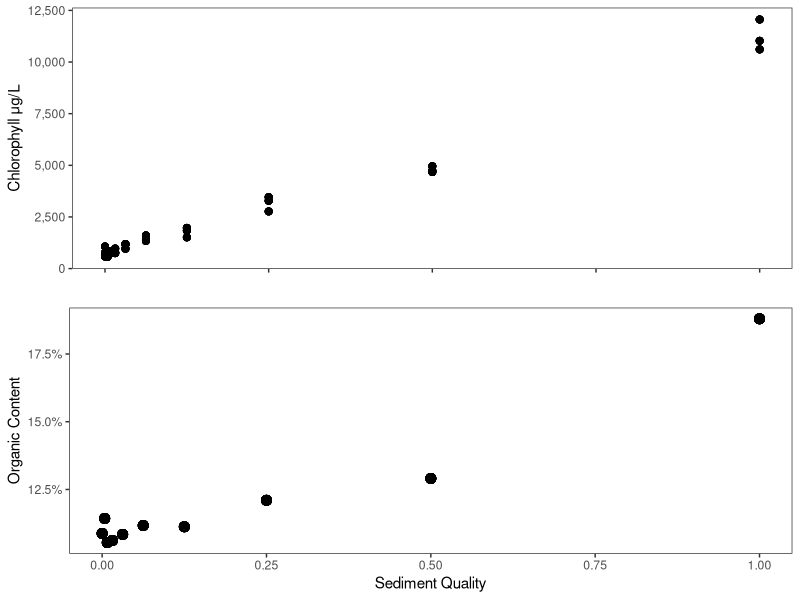
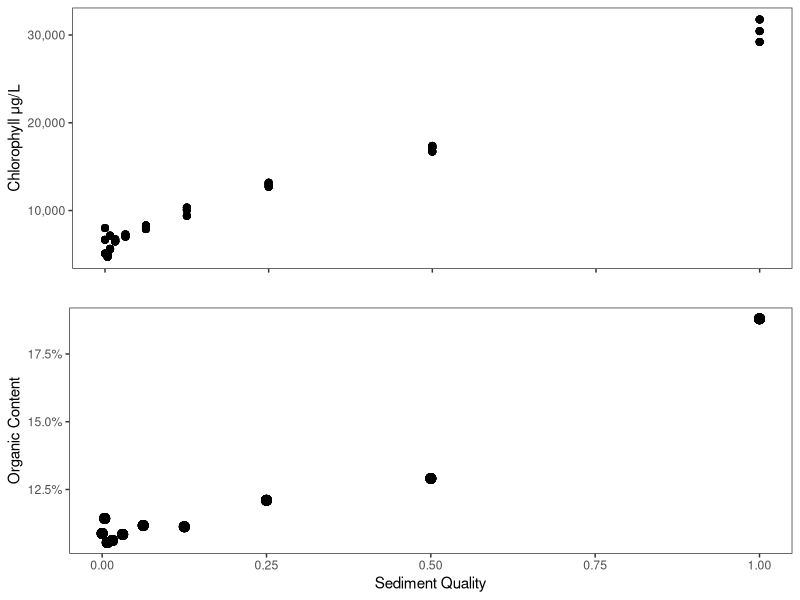
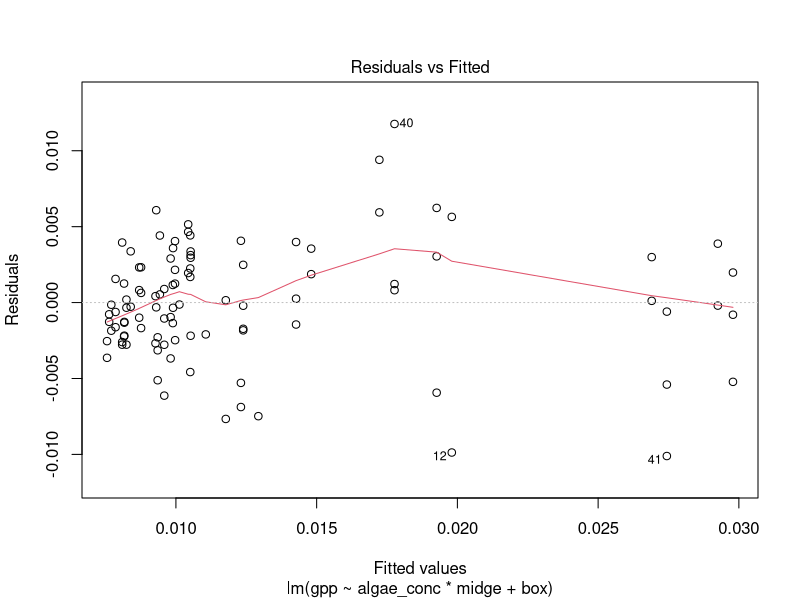
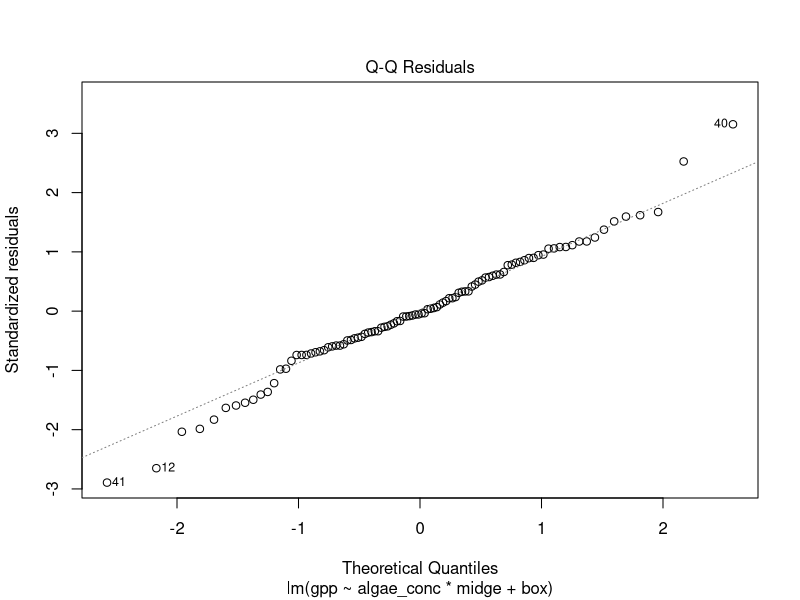
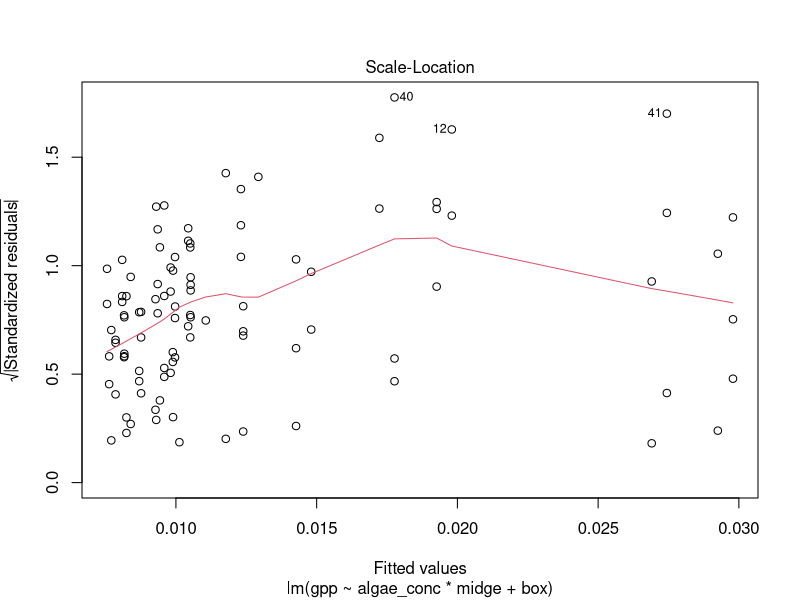
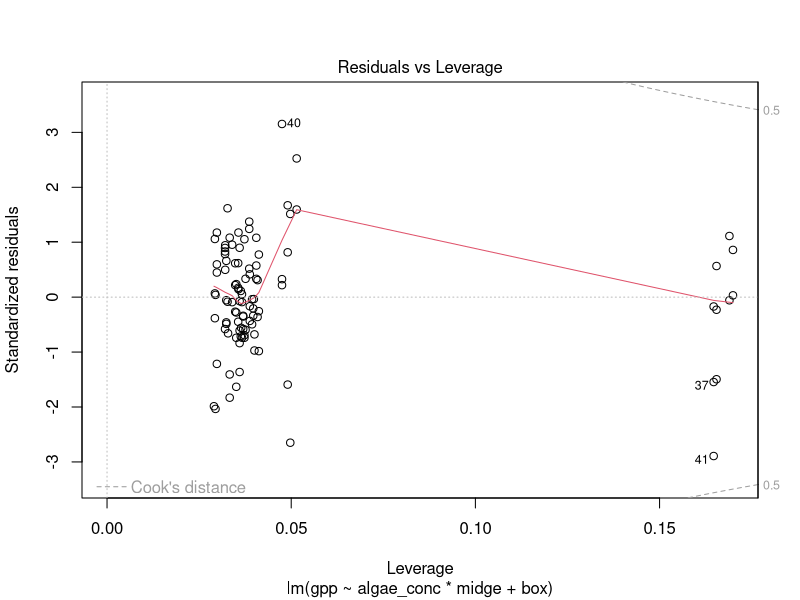
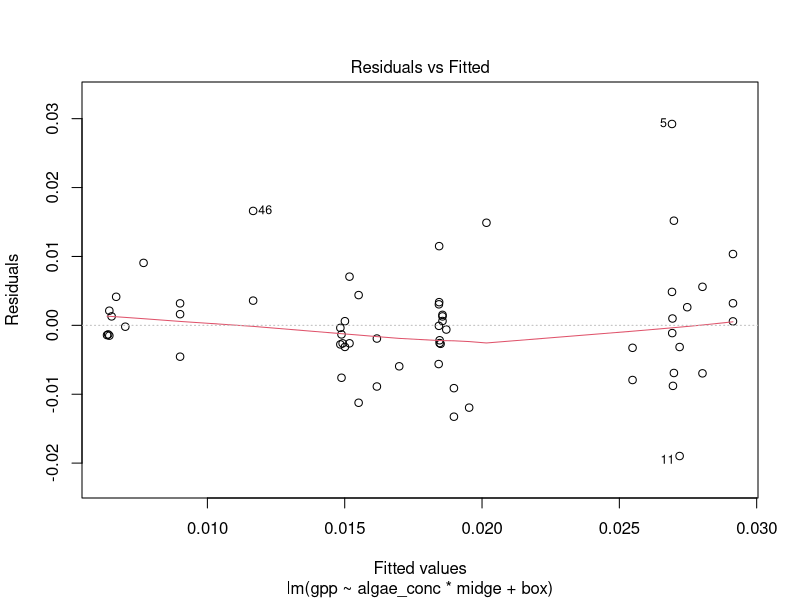
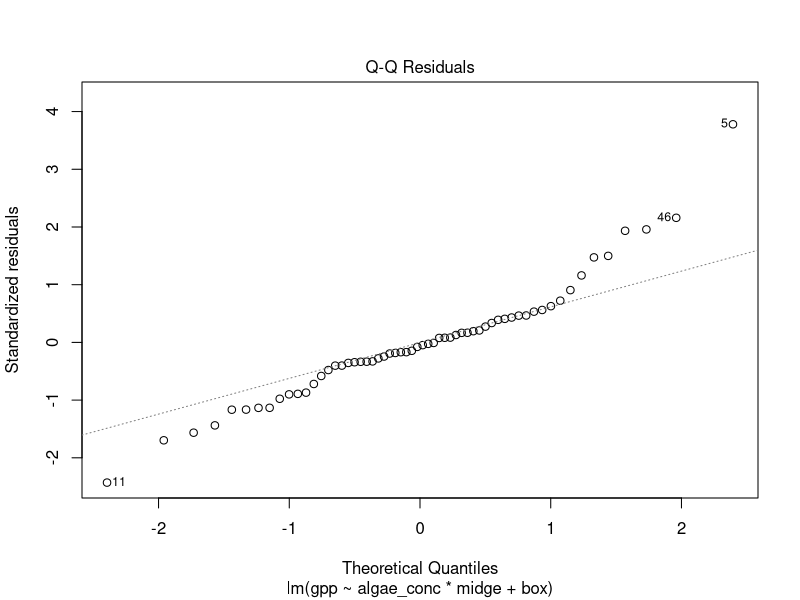

Write the R code that produced these figures, in order.
#====Load Packages====
library(tidyverse)
library(lubridate)
library(viridis)
library(gridExtra)
library(lme4)
library(car)

#Define function to give NA if all NAs else give mean
meanna <- function(x){
  if(all(is.na(x))){
    NA
  }
  else{
    mean(x, na.rm = TRUE)
  }
}

#====set aesthetics====
theme_set(theme_bw()+
            theme(panel.grid = element_blank(),
                  strip.background = element_blank(),
                  legend.position = "bottom"))


#====read in files====

meta <- read_csv("clean data/MG_meta.csv") %>% 
  mutate(algae_conc2 = ifelse(algae_conc == 0, 2e-3, algae_conc)) #check
chl <- read_csv("clean data/MG_chl.csv")
om <- read_csv("clean data/MG_om.csv")
ndvi <- read_csv("clean data/MG_ndvi.csv")
ep_raw <- read_csv("clean data/MG_ep.csv")
cm_raw <- read_csv("clean data/MG_cm.csv")
cc_raw <- read_csv("clean data/MG_cc.csv")


#====Figure 1: Chorophyll and organic content in stock sediment====
omplot <- om %>% 
  left_join(meta) %>% 
  ggplot(aes(algae_conc, perc.org))+
  geom_point(size =3)+
  scale_y_continuous(labels = scales::percent_format())+
  labs(x = "Sediment Quality",
       y = "Organic Content")

#corrected for pheophytin
corrchlplot <- chl %>% 
  left_join(meta) %>% 
  ggplot(aes(x = algae_conc, y = chl))+
  geom_point(size = 2, alpha = 0.8)+
  scale_y_continuous(labels = scales::comma_format())+
  labs(x = "",
       y = "Chlorophyll \u03BCg/L") +  #\u03BC is the unicode for mu
  theme(axis.text.x = element_blank())

#uncorrected
uncorrchlplot <- chl %>% 
  left_join(meta) %>% 
  ggplot(aes(x = algae_conc, y = uncorr_chl))+
  geom_point(size = 2, alpha = 0.8)+
  scale_y_continuous(labels = scales::comma_format())+
  labs(x = "",
       y = "Chlorophyll \u03BCg/L") + #\u03BC is the unicode for mu
  theme(axis.text.x = element_blank())


grid.arrange(corrchlplot, omplot, nrow  = 2)
grid.arrange(uncorrchlplot, omplot, nrow  = 2)


#=====Question 1: Effects of Midges on Primary Producers=====
## Midge effect on production
nep <- ep_raw %>% 
  left_join(meta) %>% 
  mutate(coreid = as.character(coreid),
         box = as.character(box))

nep14 <- nep %>% 
  filter(day == 14)

g14 <- lm(gpp~algae_conc*midge+box, data = nep14) 
summary(g14)
plot(g14)

nep22 <- nep %>% 
  filter(day == 22)

g22 <- lm(gpp~algae_conc*midge+box, data = nep22)
summary(g22)
plot(g22)

#Figure 2
nep %>% 
  mutate(day = paste("Day", day)) %>% 
  ggplot(aes(x = algae_conc, y = gpp, fill = midge))+
  facet_wrap(~day)+
  geom_point(size  = 2, alpha = 0.7, shape = 21)+
  geom_smooth(aes(color = midge), method = "lm", size = 0.75, se = FALSE)+
  scale_fill_manual(values = c("black", "gray60"))+
  scale_color_manual(values = c("black", "gray60"))+
  labs(x = "Initial Sediment Quality",
       y = expression(GPP(g~O[2]~m^{-2}~hr^{-1})),
       color = "",
       fill = "")



#Supplemental Figure
nep %>% 
  gather(metabolism, value, resp, nep, gpp) %>% 
  mutate(day = day+rnorm(n(), 0.001), #add jitter
         metabolism = toupper(ifelse(metabolism == "resp", "er", metabolism)),
         metabolism = fct_reorder(metabolism, desc(value))) %>%  
  ggplot(aes(x = day, y = value, col = algae_conc))+
  facet_grid(metabolism~midge, scales = "free")+
  geom_hline(yintercept = 0)+
  geom_point()+
  geom_line(aes( group = coreid), alpha = 0.4)+
  geom_smooth(method = "lm", col = "black", se = FALSE)+
  theme(legend.position = "bottom")+
  labs(y = expression("Change in" ~O[2] (g~m^{-2}~hr^{-1})),
       x = "Incubation Day",
       color = "Initial Sediment Quality")+
  scale_color_viridis_c()+
  scale_x_continuous(breaks = c(14, 22))


##Midge Effects on chlorophyll

#This is especially sloppy because I might remove all of this. 
lm(NDVI_R~algae_conc*midge+box, data = ndvi %>% left_join(meta) %>% filter(day ==14)) %>% summary()
lm(NDVI_R~algae_conc*midge+box, data = ndvi %>% left_join(meta) %>% filter(day ==22)) %>% summary()

ndvi %>% 
  left_join(meta) %>% 
  ggplot(aes(x = algae_conc2, y = NDVI_R, fill = midge))+
  geom_point(size = 2, shape = 21)+
  facet_wrap(~day)+
  geom_smooth(aes(col = midge), method = "lm", se = FALSE)+
  scale_fill_manual(values = c("black", "gray60"))+
  scale_color_manual(values = c("black", "gray60"))+
  labs(x = "Initial Sediment Quality",
       y = "NDVI")

#supplement
ndvi %>%
  mutate(coreid = as.character(coreid)) %>% 
  left_join(nep) %>% 
  ggplot(aes(x = gpp, y = NDVI_R, col = algae_conc))+
  geom_point()+
  facet_grid(midge~day)+
  geom_smooth(method = "lm", se = FALSE, col = "black", size = 0.7)+
  scale_color_viridis_c()+
  labs(x = expression(GPP~(g^{2}~O[2]~m^{-2}~hr^{-1})),
       y = "NDVI",
       color = "Sediment\nTreatment")

ndvi %>% 
  left_join(meta) %>% 
  ggplot(aes(x = factor(day), y = NDVI_R, col = algae_conc, group = factor(algae_conc)))+
  geom_jitter(width = 0.2)+
  facet_wrap(~midge)+
  geom_smooth(method = "lm", se = FALSE, size = 0.7)+
  scale_color_viridis_c(trans = "log1p")+
  labs(x = "Day",
       y = "NDVI",
       color = "Sediment\nTreatment")



#====Question 2: Sediment Effects on Midges =====
## Number of Midges Present
cc <- cc_raw %>% 
  left_join(meta) %>% 
  mutate(coreid = as.character(coreid),
         box = as.character(box))

cc14 <- cc %>% 
  filter(day == 14)

nm14 <- glm(live_tt~algae_conc*midge+box, 
    data = cc14,
    family = quasipoisson())

summary(nm14)
plot(nm14)

cc22 <- cc %>% 
  filter(day == 22)

nm22 <- glm(live_tt~algae_conc*midge+box, 
    data = cc22,
    family = quasipoisson())

summary(nm22)
plot(nm22)

#Figure 3
cc %>% 
  left_join(nep) %>% 
  filter(day %in% c(14, 22)) %>% 
  mutate(day = paste("Day", day)) %>% 
  ggplot(aes(x = algae_conc, y = live_tt, fill = gpp))+
  facet_grid(midge~day, scales = "free")+
  geom_jitter(shape = 21, size = 2, alpha = 0.6, width = 0.0005, height = 0.3)+
  scale_fill_viridis_c()+
  labs(y = "Live Tanytarsini",
       x = "Initial Sediment Quality",
       fill = expression(GPP(g~O[2]~m^{-2}~hr^{-1})~" "))

##Midge Development
cm <- cm_raw %>% 
  left_join(meta) %>% 
  mutate(coreid = as.character(coreid),
         box = as.character(box),
         body_size = body_size/1000) #convert from um to mm


#find starting midge stages
startingprop <- {cm %>% 
    #only tanytarsini
  filter(species_name == "tt") %>% 
  #set 1 if instar>2
  mutate(instar = ifelse(instar=="3"|instar=="4", 1, 0)) %>% 
  group_by(coreid, day, algae_conc, instar, midge) %>% 
  #count number of greater than 2nd instar
  summarise(count = n()) %>% 
  group_by(coreid) %>% 
  #get proportion within a mesocosm
  mutate(prop  = count/sum(count),
         live_tt = sum(count)) %>% 
  filter(instar == 1, 
         is.na(algae_conc))}$prop


p3 <- cm %>% 
  filter(species_name == "tt") %>% 
  mutate(instar = ifelse(instar=="3"|instar=="4", 1, 0)) %>% 
  group_by(coreid, day, algae_conc, algae_conc2, instar, midge, box) %>% 
  summarise(count = n()) %>% 
  group_by(coreid) %>% 
  mutate(prop  = count/sum(count),
         live_tt = sum(count)) %>% 
  filter(instar == 1)

#figure 3
p3 %>% 
  filter(!is.na(algae_conc)) %>% 
  mutate(day = paste("Day", day)) %>% 
  ggplot(aes(y = prop, x = algae_conc, fill = live_tt))+
  geom_point(shape = 21, size = 2, alpha = 0.7)+
  geom_hline(yintercept = startingprop)+
  facet_grid(midge~day)+
  scale_fill_viridis_c(option = "plasma")+
  lims(y = c(0,1))+
  labs(x = expression(GPP~(g^{2}~O[2]~m^{-2}~hr^{-1})),
       y = "Proportion of Larval Midges\n3rd instar or higher",
       fill = "Number of Larvae")+
  theme(legend.position = "bottom")


p314 <- p3 %>% 
  filter(day == 14)

prop14 <- glm(prop~algae_conc*midge+box, data = p314, family = quasibinomial())

summary(prop14)
plot(prop14)


p322 <- p3 %>% 
  filter(day == 22)

prop22 <- glm(prop~algae_conc*midge+box, data = p322, family = quasibinomial())

summary(prop22)
plot(prop22)


##Length of Midges
l3 <- cm %>% 
  filter(instar == 3,
         day!=0)

l314 <- l3 %>% 
  filter(day == 14)

bl14 <- lmer(body_size~algae_conc*midge+box+(1|coreid), data = l314) 

summary(bl14)
plot(bl14)

Anova(bl14, type = "3", test.statistic = "F")
Anova(bl14, type = "2", test.statistic = "F")



l322 <- l3 %>% 
  filter(day == 22)

bl22 <- lmer(body_size~algae_conc*midge+box +(1|coreid), data = l322)
summary(bl22)
plot(bl22)

Anova(bl22, type = "3", test.statistic = "F")
Anova(bl22, type = "2", test.statistic = "F")


#Figure 4
l3 %>% 
  left_join(nep) %>%
  mutate(day = paste("Day", day)) %>% 
  ggplot(aes(x = algae_conc, y = body_size, fill = gpp))+
  facet_grid(midge~day, scales = "free_x")+
  geom_point(alpha = 0.2, shape = 21, size = 2)+
  geom_smooth(method = "lm", se = FALSE, color = "black", size = 0.7)+
  scale_fill_viridis_c()+
  labs(x = "Initial Sediment Conditions",
       y = "Body Length  (mm)",
       fill = expression(GPP~(g^{2}~O[2]~m^{-2}~hr^{-1})~" "))+
  theme(legend.position = "bottom")


##SUPPLEMENT: Did midges increase in body length?
growth <- lm(body_size~day, data = cm %>% filter(species_name == "tt"))
summary(growth)
plot(growth)

growth3 <- lm(body_size~day*factor(instar), data = cm %>% filter(species_name == "tt"))
summary(growth3)
plot(growth3)

cm %>% group_by(day) %>% 
  summarise(mean = mean(body_size, na.rm = TRUE),
            se = sd(body_size, na.rm = TRUE)) %>% 
  mutate(xmin = day-2,
         xmax = day+2,
         ymin = mean-se,
         ymax = mean+se) %>% 
  ggplot(aes(x = day, y = mean))+
  geom_rect(aes(xmin = xmin, xmax = xmax, ymin = ymin, ymax = ymax), alpha = 0.5)+
  geom_jitter(aes(y = body_size, col = factor(instar)), width = 2, height = 0, alpha = 0.5, data = cm %>% filter(species_name == "tt", !is.na(instar)))+
  geom_smooth(aes(y = body_size), size = 0.7, color = "red", method = "lm", se = FALSE, data = cm)+
  geom_segment(aes(yend = mean, x = xmin, xend = xmax), size = 1, col = "blue")+
  geom_text(y = 5.5, x = 0, label = paste0("y = ", round(coef(growth)[2], 2), "x + ", round(coef(growth)[1], 2), "\n R2 = ", round(summary(growth)$r.squared, 2)))+
  labs(x = "Day",
       y = "Tanytarsini Length (mm)",
       color = "Instar")




#====Question 3: How Much do midges rely on algae?====
#====Q3 Version 1====
#convert midges to biomass following Lindegaard and Jonasson 1979
#AFDW in mg^(1/3) = 0.0442 + 0.0879 * length in mm 
weight <- function(l){
  (0.442 + 0.0879 * l )^3 
}

#calculate carbon using Amanda's Isotope Data
dwc = 0.5


#increment Summation method to estimate growth 
incsumprod <- function(n1, n2, wt1, wt2, deltaT){
  g = wt2-wt1 #individual growth
  Nbar = (n1 + n2)/2 #Average abundance
  intp = Nbar*g #production over the interval
  Pd = intp/deltaT #daily production
  list(g = g, Nbar = Nbar, intp = intp, Pd = Pd)
}

#calculate midge productivity
midgeprod <- cm %>% 
  left_join(cc) %>% 
  filter(species_name == "tt",
         day!=0,
         midge == "Midges") %>% 
  group_by(coreid) %>% 
  mutate(w = weight(body_size)) %>% #estimate dry mass
  group_by(coreid, day, box, algae_conc) %>% 
  summarise(wt = meanna(w), #average biomass of a midge (mg)
            nt = unique(live_tt)) %>% #number of individuals in the mesocosm
  # combine with initial values
  bind_cols(cm %>% 
              filter(species_name == "tt",
                     day == 0) %>% 
              group_by(coreid) %>% 
              add_count() %>% 
              mutate(w = weight(body_size),
                     c = w*dwc,
                     live_tt = n) %>%
              ungroup %>% 
              group_by(sampledate) %>% 
              summarise(wt1 = mean(w), #weight at t = 0
                        n1 = mean(live_tt)) %>% #number at t = 0
              select(-sampledate)) %>% 
  ungroup %>% 
  mutate(Pd = incsumprod(n1 = n1, n2 = nt, wt1 = wt1, wt2 = wt, deltaT = day)$Pd, #production in mg,
         g = incsumprod(n1 = n1, n2 = nt, wt1 = wt1, wt2 = wt, deltaT = day)$g,
         Pdc = Pd*dwc*1000) #convert from weight to c (mg) then convert to micrograms 

#compare measurements of growth (lm) to these estimates
midgeprod %>% 
  group_by(day) %>% 
  mutate(meanw = mean(wt-wt1)) %>% 
  ggplot(aes(wt-wt1, fill = factor(day)))+
  geom_histogram(bins = 15, alpha = 0.7)+
  geom_vline(xintercept = 0, linetype = "dotted")+
  geom_vline(xintercept = coef(growth)[2], linetype = "dashed")+
  geom_vline(xintercept = weight(coef(growth)[2]))+
  geom_vline(aes(xintercept = meanw, col = factor(day)))

##Estimate daily production of primary producers in C
#converting g O2--> C
#1:1 molar mass
pq <- 0.375

#calculate area of mesocosm
mesor <- 15 #mm
area <- mesor^2*pi #mm^2

#calculate algal productivity
algaeprod <- nep %>%
  mutate(gpp_c = gpp*pq, #g m^-2 h^-1
         #multiply by 1e6 to convert g to ug and divide by 1e6 to get mm^-2 multiply by 24 to get hourly 
         gpp_cm = gpp_c*area, #hourly primary production of C (micrograms) in a mesocosm
         resp_cm = resp*pq*area, #hourly respiration
         nep_cm = nep*pq*area, #hourly nep 
         net_daily = 18*nep_cm + 6*resp_cm, #nep over course of day
         gpp_daily = 18*gpp_cm, #daily GPP
         resp_daily = 24*resp_cm) #daily respiration


#Set values for transfer efficiencies
AEa = 1 #arbitrary value set for the assimilation of fixed carbon by algae
NPEm = 0.54 #Net Production efficiency for T. gracilentus at Myvatn Lindegaard 1994

#simulate parameter space following migge and algal productivity values
sim <- data.frame(Pdc = 0:max(midgeprod$Pdc)) %>% 
  crossing(GPP = min(algaeprod$gpp_daily):max(algaeprod$gpp_daily)) %>% 
  crossing(AE = seq(0.1, 1, by = 0.1)) %>% 
  #I = Assimilation attributed to algae/GPE
  mutate(ingestion = Pdc/(NPEm*AE), #this assumes 100% of production attributed to algae
         NPP = GPP*AEa, #converting C fixation to biomass accumulation
         ip = ingestion/NPP) %>%  #ingestion by midges/production of resource
  mutate(ip2 = ifelse(ip>1, NA, ip)) 

#exploring midge productivity and algal productivity across the parameter space
sim%>% 
  ggplot(aes(x = NPP, y = Pdc, fill = ip2))+
  facet_wrap(~paste("AEm = ", AE))+
  geom_tile()+
  #add points of observed values
  geom_point(aes(shape = as.character(day), col = algae_conc), alpha = 0.7, fill = "black", 
             data = midgeprod %>%  
               left_join(algaeprod %>% 
                           mutate(NPP = gpp_daily*AEa)))+
  labs(x = expression("Algal Productivity \u03BCg C "~d^{-1}),
       y = expression("Midge Productivity \u03BCg C "~d^{-1}),
       fill = expression(I[m]/P[a]),
       color = "Initial Sediment Quality",
       shape = "Day")+
  scale_fill_gradient2(low = "darkgreen", high = "goldenrod", midpoint = 0.5)+
  scale_color_viridis_c()+
  theme(legend.position = "right")

#how many mesocosms could survive on algae
midgeprod %>%  
  filter(Pdc>0) %>% 
  left_join(algaeprod %>% 
              mutate(NPP = gpp_daily*AEa)) %>% 
  select(coreid, day, box, algae_conc, Pdc, gpp_daily, NPP) %>% 
  crossing(AE = seq(0.1,1,by = 0.1)) %>% 
  mutate(ingestion = Pdc/(NPEm*AE),
         ip = ingestion/NPP) %>% 
  group_by(AE) %>% 
  count(algae_only = ip<1) %>% 
  ggplot(aes(fill = algae_only, y = n, x= factor(AE)))+
  geom_col()+
  labs(fill = "Possible for Midges to Survive only on Algae",
       y = "Number of Mesocosms",
       x = "AEm")+
  scale_fill_manual(values = c("firebrick3", "dodgerblue"))


#What AE could midges survive on algae?
midgeprod %>%  
  filter(Pdc>0) %>% 
  left_join(algaeprod %>% 
              mutate(NPP = gpp_daily*AEa)) %>% 
  select(coreid, day, box, algae_conc, Pdc, gpp_daily, NPP) %>% 
  crossing(AE = seq(0.1,1,by = 0.1)) %>% 
  mutate(ingestion = Pdc/(NPEm*AE),
         ip = ingestion/NPP) %>%
  ggplot(aes(x = AE, y = ip, col = NPP))+
  facet_wrap(~round(algae_conc, 3), nrow = 2)+
  lims(y = c(0,1),
       x = c(0,1))+
  geom_point()+
  geom_line(aes(group = coreid))+
  geom_text(aes(label = n), color = "black",
             data = midgeprod %>%  
               filter(Pdc>0) %>% 
               left_join(algaeprod %>% 
                           mutate(NPP = gpp_daily*AEa)) %>% 
               select(coreid, day, box, algae_conc, Pdc, gpp_daily, NPP) %>% 
               crossing(AE = seq(0.1,1,by = 0.1)) %>% 
               mutate(ingestion = Pdc/(NPEm*AE),
                      ip = ingestion/NPP) %>%
               filter(AE==1, ip>1) %>% 
               group_by(algae_conc) %>% 
               count() %>% 
               mutate(AE = 0.1,
                      ip = 0.9))+
  scale_color_viridis_c()+
  coord_equal()+
  labs(x = expression(AE[m]),
       y = expression(I[m]/P[a]))+
  theme(axis.text.x = element_text(angle = 90, hjust = 0, vjust = 0.5))

#how many mesocosms are not in the plot?
midgeprod %>%  
  filter(Pdc>0) %>% 
  left_join(algaeprod %>% 
              mutate(NPP = gpp_daily*AEa)) %>% 
  select(coreid, day, box, algae_conc, Pdc, gpp_daily, NPP) %>% 
  crossing(AE = seq(0.1,1,by = 0.1)) %>% 
  mutate(ingestion = Pdc/(NPEm*AE),
         ip = ingestion/NPP) %>%
  filter(AE==1, ip>1) %>% 
  group_by(algae_conc) %>% 
  count()
  
#====Q3 Version 2====

algaeprod %>% 
  select(coreid, day, gpp_daily) %>% 
  mutate(day = paste0("day",day)) %>% 
  spread(day, gpp_daily) %>% 
  mutate(avg.gpp = (day22+day14)/2,
         change = (day22-day14)/avg.gpp) %>% 
  left_join(midgeprod %>% select(coreid, Pdc)) %>% 
  filter(!is.na(Pdc)) %>% 
  ggplot(aes(x = change, y = Pdc, col = avg.gpp))+
  geom_vline(xintercept = 0)+
  geom_hline(yintercept = 0)+
  geom_point()+
  scale_color_viridis_c()


algaeprod %>% 
  select(coreid, day, gpp_daily) %>% 
  mutate(day = paste0("day",day)) %>% 
  spread(day, gpp_daily) %>% 
  mutate(avg.gpp = (day22+day14)/2,
         change = (day22-day14)/avg.gpp) %>% 
  left_join(midgeprod %>% select(coreid, Pdc)) %>% 
  filter(!is.na(Pdc), !is.na(change)) %>% 
  lm(Pdc~change, data = .) %>% 
  summary()

#=====Q3 Version 3====

gppchange <- lm(gpp*18~midge*day, data = nep) #daily GPP

growth2 <- lm(body_size~day*midge, data = cm %>% filter(species_name == "tt"))


nd <- crossing(midge = c("Midges", "No Midges"), day = 1:22)
nd$gpp <- predict(gppchange, newdata = nd)
nd$gppse <- predict(gppchange, newdata = nd, se.fit = TRUE)$se.fit

nd$length <- predict(growth2, newdata = nd)-coef(growth2)[1]
nd$lengthse <- predict(growth2, newdata = nd, se.fit = TRUE)$se.fit


nd %>% 
  gather(var, val, gpp, length) %>%
  gather(term, se, contains("se")) %>% 
  filter(term == paste0(var, "se")) %>% 
  ggplot(aes(x = day, y = val, col = var, fill = var))+
  facet_wrap(~midge)+
  geom_ribbon(aes(ymin = val-se, ymax = val+se), alpha = 0.5)+
  geom_line()+
  labs(x = "Day",
       y = "Change",
       color = "",
       fill = "")

#same exercise but with C

nppchange <- lm(npp~midge*day, data = algaeprod %>% mutate(npp = gpp_daily*AEa)) 

growthw2 <- lm(Pdc~day, data = midgeprod)


nd <- crossing(midge = c("Midges", "No Midges"), day = 1:22)
nd$npp <- predict(nppchange, newdata = nd)
nd$nppse <- predict(nppchange, newdata = nd, se.fit = TRUE)$se.fit

nd$midgegrowth <- predict(growthw2, newdata = nd)
nd$midgegrowthse <- predict(growthw2, newdata = nd, se.fit = TRUE)$se.fit

coef(nppchange)
coef(growthw2)

nd %>% 
  gather(var, val, npp, midgegrowth) %>%
  gather(term, se, contains("se")) %>% 
  filter(term == paste0(var, "se")) %>% 
  mutate(var = ifelse(var == "npp", "Algae", "Midge"),
         val = ifelse(var == "Midge"& midge == "No Midges", NA, val)) %>% 
  ggplot(aes(x = day, y = val, col = var, fill = var))+
  facet_wrap(~midge)+
  geom_hline(yintercept = 0)+
  geom_ribbon(aes(ymin = val-se, ymax = val+se), alpha = 0.5)+
  geom_line()+
  labs(x = "Day",
       y = expression("Production \u03BCg C"~d^{-1}),
       col = "",
       fill = "")

#same as the last one but by algal concentration
nppchange2 <- lm(npp~midge*day*algae_conc, data = algaeprod %>% mutate(npp = gpp_daily*AEa)) 

growthw3 <- lm(Pdc~day*algae_conc, data = midgeprod)


nd <- crossing(midge = c("Midges", "No Midges"), day = 1:22, algae_conc = 1/10^(0:5))
nd$npp <- predict(nppchange2, newdata = nd)
nd$nppse <- predict(nppchange2, newdata = nd, se.fit = TRUE)$se.fit

nd$midgegrowth <- predict(growthw3, newdata = nd)
nd$midgegrowthse <- predict(growthw3, newdata = nd, se.fit = TRUE)$se.fit

coef(nppchange)
coef(growthw2)

nd %>% 
  gather(var, val, npp, midgegrowth) %>%
  gather(term, se, contains("se")) %>% 
  filter(term == paste0(var, "se")) %>% 
  mutate(var = ifelse(var == "npp", "Algae", "Midge"),
         val = ifelse(var == "Midge"& midge == "No Midges", NA, val)) %>% 
  filter(midge == "Midges") %>% 
  ggplot(aes(x = day, y = val, col = var, fill = var))+
  facet_wrap(~algae_conc)+
  geom_hline(yintercept = 0)+
  geom_ribbon(aes(ymin = val-se, ymax = val+se), alpha = 0.5)+
  geom_line()+
  labs(x = "Day",
       y = expression("Production \u03BCg C"~d^{-1}),
       col = "",
       fill = "")



#########################
#====All Repeated using logged values=====

#Repeat using Logged algae concentration

#Q1 LOG

g14log <- lm(gpp~log(algae_conc2)*midge+box, data = nep14) 
summary(g14log)
plot(g14log)

g22log <- lm(gpp~log(algae_conc2)*midge+box, data = nep22)
summary(g22log)
plot(g22log)

#Figure 2 (LOG)
nep %>% 
  mutate(day = paste("Day", day)) %>% 
  ggplot(aes(x = algae_conc2, y = gpp, fill = midge))+
  facet_wrap(~day)+
  geom_point(size  = 2, alpha = 0.7, shape = 21)+
  geom_smooth(aes(color = midge), method = "lm", size = 0.75, se = FALSE)+
  scale_fill_manual(values = c("black", "gray60"))+
  scale_color_manual(values = c("black", "gray60"))+
  labs(x = "Initial Sediment Quality",
       y = expression(GPP(g~O[2]~m^{-2}~hr^{-1})),
       color = "",
       fill = "")+
  scale_x_log10()


##Q2 LOG

## Number of Midges Present
nm14log <- glm(live_tt~log(algae_conc2)*midge+box, 
            data = cc14,
            family = quasipoisson())

summary(nm14log)
plot(nm14log)

nm22log <- glm(live_tt~log(algae_conc2)*midge+box, 
            data = cc22,
            family = quasipoisson())

summary(nm22log)
plot(nm22log)

#Figure 3
cc %>% 
  left_join(nep) %>% 
  filter(day %in% c(14, 22)) %>% 
  mutate(day = paste("Day", day)) %>% 
  ggplot(aes(x = algae_conc2, y = live_tt, fill = gpp))+
  facet_grid(midge~day, scales = "free")+
  geom_jitter(shape = 21, size = 2, alpha = 0.6, width = 0.0005, height = 0.3)+
  scale_fill_viridis_c()+
  labs(y = "Live Tanytarsini",
       x = "Initial Sediment Quality",
       fill = expression(GPP(g~O[2]~m^{-2}~hr^{-1})~" "))+
  scale_x_log10()

#figure 4
p3 %>% 
  filter(!is.na(algae_conc)) %>% 
  mutate(day = paste("Day", day)) %>% 
  ggplot(aes(y = prop, x = algae_conc2, fill = live_tt))+
  geom_point(shape = 21, size = 2, alpha = 0.7)+
  geom_hline(yintercept = startingprop)+
  facet_grid(midge~day)+
  scale_fill_viridis_c(option = "plasma")+
  lims(y = c(0,1))+
  labs(x = expression(GPP~(g^{2}~O[2]~m^{-2}~hr^{-1})),
       y = "Proportion of Larval Midges\n3rd instar or higher",
       fill = "Number of Larvae")+
  theme(legend.position = "bottom")+
  scale_x_log10()



prop14log <- glm(prop~log(algae_conc2)*midge+box, data = p314, family = quasibinomial())

summary(prop14log)
plot(prop14log)


prop22log <- glm(prop~log(algae_conc2)*midge+box, data = p322, family = quasibinomial())

summary(prop22log)
plot(prop22log)


##Length of Midges
bl14log <- lmer(body_size~log(algae_conc2)*midge+box+(1|coreid), data = l314) 

summary(bl14log)
plot(bl14log)

Anova(bl14log, type = "3", test.statistic = "F")
Anova(bl14log, type = "2", test.statistic = "F")


bl22log <- lmer(body_size~log(algae_conc2)*midge+box +(1|coreid), data = l322)
summary(bl22log)
plot(bl22log)

Anova(bl22log, type = "3", test.statistic = "F")
Anova(bl22log, type = "2", test.statistic = "F")


#Figure 4
l3 %>% 
  left_join(nep) %>%
  mutate(day = paste("Day", day)) %>% 
  ggplot(aes(x = algae_conc2, y = body_size, fill = gpp))+
  facet_grid(midge~day, scales = "free_x")+
  geom_point(alpha = 0.2, shape = 21, size = 2)+
  geom_smooth(method = "lm", se = FALSE, color = "black", size = 0.7)+
  scale_fill_viridis_c()+
  labs(x = "Initial Sediment Conditions",
         y = "Body Length of \nThird Instar Tanytarsini (mm)",
       fill = expression(GPP~(g^{2}~O[2]~m^{-2}~hr^{-1})~" "))+
  theme(legend.position = "bottom")+
  scale_x_log10()





